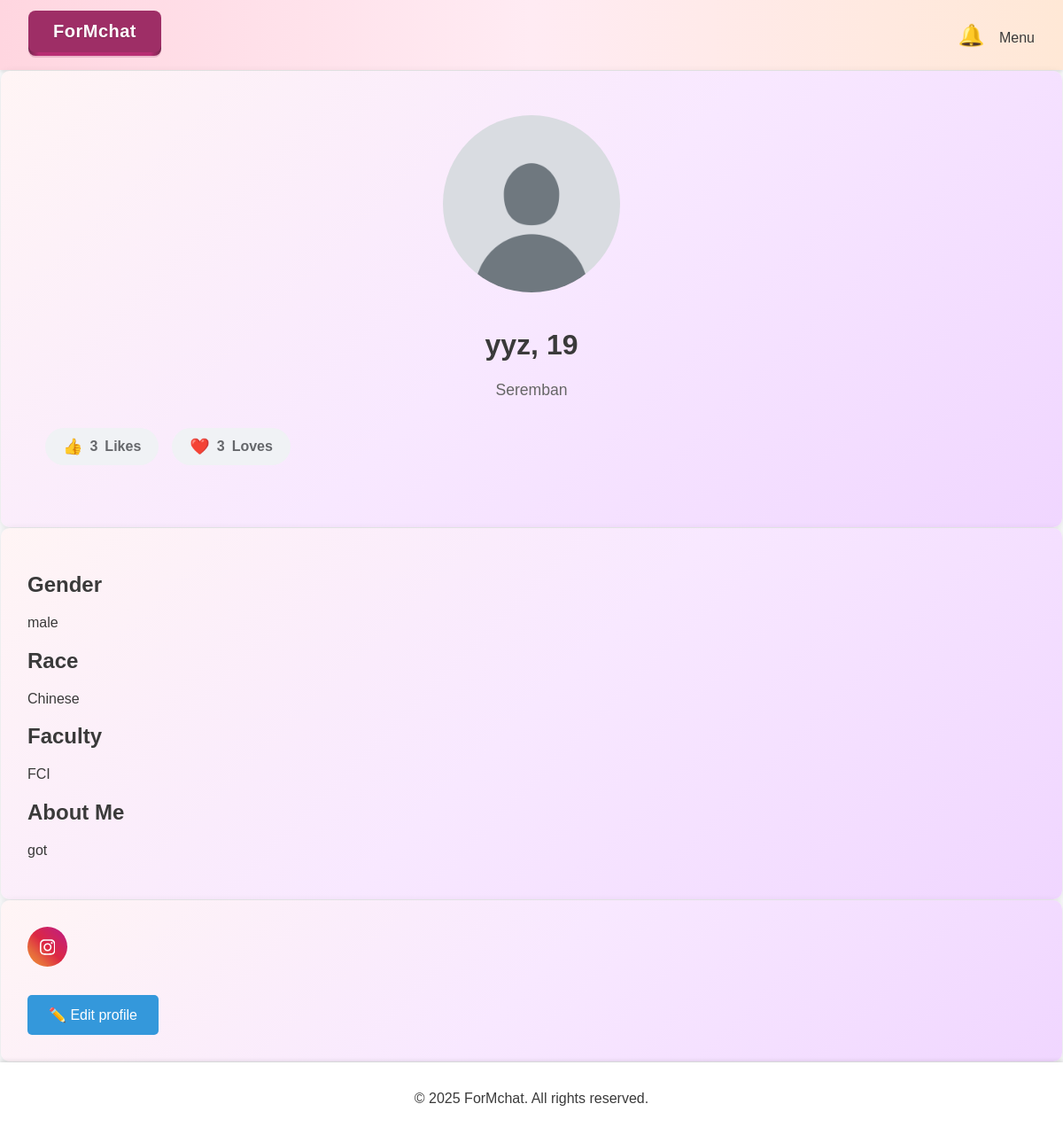
The app's page /profile/1 with its own data.
### app.py (models this page shows)
class User(db.Model):
    __tablename__ = 'user'
    id = db.Column(db.Integer, primary_key=True)
    username = db.Column(db.String(100), nullable=False)
    email = db.Column(db.String(120), unique=True, nullable=False)
    password = db.Column(db.String(200), nullable=False)
    is_verified = db.Column(db.Boolean, default=False)
    verification_status = db.Column(db.String(100), default="Pending Approval")
    age = db.Column(db.Integer)
    race = db.Column(db.String(50))
    faculty = db.Column(db.String(50))
    sex = db.Column(db.String(10))
    bio = db.Column(db.Text)
    location = db.Column(db.String(100))
    avatar = db.Column(db.String(200), default=app.config['DEFAULT_AVATAR_PATH'])
    likes_received = db.relationship("Like", foreign_keys="Like.target_user_id", backref="target_user")
    loves_received = db.relationship("Love", foreign_keys="Love.target_user_id", backref="target_user")
    sent_messages = db.relationship('Message', foreign_keys='Message.sender_id', backref='sender')
    received_messages = db.relationship('Message', foreign_keys='Message.receiver_id', backref='receiver')
    last_login = db.Column(db.DateTime, default=datetime.utcnow)
    login_count = db.Column(db.Integer, default=0)

### app.py (the view)
@app.route('/profile/<int:user_id>', endpoint='profile-page')
def profile(user_id):
    try:
        user = User.query.get_or_404(user_id)
        like_count = Like.query.filter_by(target_user_id=user_id).count()
        love_count = Love.query.filter_by(target_user_id=user_id).count()
        return render_template(
            'profile.html',
            user=user,
            like_count=like_count,
            love_count=love_count
        )
    except Exception as e:
        app.logger.error(f"Profile Error: {str(e)}")
        flash("Error loading profile", "error")
        return redirect(url_for('mainpage'))

### app.py (called while the page is built)
@app.before_request
def before_request():
    if 'session_id' not in session:
        session['session_id'] = secrets.token_hex(16)

def generate_csrf_token():
    if 'csrf_token' not in session:
        session['csrf_token'] = secrets.token_hex(16)
    return session['csrf_token']

@app.context_processor
def inject_user_and_notifications():
    user = None
    unread_count = 0
    if 'user_id' in session:
        user_id = session['user_id']
        user = User.query.get(user_id)
        unread_count = Notification.query.filter_by(user_id=user_id, is_read=False).count()
    return dict(user=user, unread_count=unread_count)

### frontend/templates/profile.html (shortened to what this page needs)
{% extends "base.html" %}
{% block content %}
<div class="profile-container">
    <div class="profile-header">
    <img src="{{ url_for('static', filename='uploads/user_avatars/' + user.avatar) if user.avatar and 'user_avatars/' in user.avatar else url_for('static', filename='images/default_avatar.jpg') }}"
         class="avatar"
         onerror="this.onerror=null; this.src='{{ url_for('static', filename='images/default_avatar.jpg') }}'">
        <h1>{{ user.username }}, {{ user.age }}</h1>
        <p class="location">{{ user.location }}</p>
</div>
    <div class="interaction-buttons">
        <div class="interaction-btn like-stat">
            <span class="icon">👍</span>
            <span class="count">{{ like_count }}</span>
            <span class="label">Likes</span>
        </div>
        <div class="interaction-btn love-stat">
            <span class="icon">❤️</span>
            <span class="count">{{ love_count }}</span>
            <span class="label">Loves</span>
        </div>
    </div>
</div>
<div class="inf-container">
    {% if user.sex %}
    <section class="sex">
        <h2>Gender</h2>
        <p>{{ user.sex }}</p>
    </section>
    {% endif %}
    {% if user.race %}
    <section class="race">
        <h2>Race</h2>
        <p>{{ user.race }}</p>
    </section>
    {% endif %}
    {% if user.faculty %}
    <section class="faculty">
        <h2>Faculty</h2>
        <p>{{ user.faculty }}</p>
    </section>
    {% endif %}
    {% if user.bio %}
    <section class="bio-section">
        <h2>About Me</h2>
        <p>{{ user.bio }}</p>
    </section>
    {% endif %}
</div>
<div class= "contact-container">
    <a href="https://www.instagram.com/" target="_blank" rel="noopener noreferrer" style="text-decoration: none;">
        <button class="Btn">
        </button>
    </a>
    <a href="/edit-profile/{{ user.id }}" class="edit-button">✏️ Edit profile</a>
</div>
{% endblock %}

### frontend/static/css/style.css (style rules this page uses)
body { font-family: 'Arial', sans-serif; margin: 0; padding: 0; background-color: #FFD3B6; color: #3A3A3A; display: flex; flex-direction: column; min-height: 100vh; }
button { position: relative; border: none; background: transparent; padding: 0; outline: none; cursor: pointer; font-family: sans-serif; }
.profile-container { max-width: 100%; margin: 1px; padding: 50px; background: linear-gradient( 135deg, #fff5f5 0%, #f8e8ff 50%, #f0d6ff 100% ); border-radius: 10px; box-shadow: 0 2px 10px rgba(0,0,0,0.1); }
.inf-container { max-width: 100%; margin: 1px; padding: 30px; background: linear-gradient( 135deg, #fff5f5 0%, #f8e8ff 50%, #f0d6ff 100% ); border-radius: 10px; box-shadow: 0 2px 10px rgba(0,0,0,0.1); }
.profile-header { text-align: center ; margin-bottom: 2rem; }
.avatar { width: 200px; height: 200px; border-radius: 50%; object-fit: cover; margin-bottom: 1rem; }
.location { color: #666; font-size: 1.1rem; }
.interaction-buttons { display: flex; gap: 15px; margin: 20px 0; }
.interaction-btn { display: flex; align-items: center; gap: 8px; padding: 10px 20px; border-radius: 50px; border: none; font-size: 16px; font-weight: 600; cursor: pointer; transition: all 0.3s ease; background: #f0f2f5; color: #65676b; }
.icon { font-size: 18px; }
.count { font-weight: 700; }
.edit-button { display: inline-block; margin-top: 2rem; padding: 0.8rem 1.5rem; background-color: #3498db; color: white; text-decoration: none; border-radius: 5px; transition: background-color 0.3s; }
.Btn { border: none; border-radius: 50%; width: 45px; height: 45px; display: flex; align-items: center; justify-content: center; transition-duration: .4s; cursor: pointer; position: relative; background: #f09433; background: -moz-linear-gradient(45deg, #f09433 0%, #e6683c 25%, #dc2743 50%, #cc2366 75%, #bc1888 100%); background: -webkit-linear-gradient(45deg, #f09433 0%,#e6683c 25%,#dc2743 50%,#cc2366 75%,#bc1888 100%); background: linear-gradient(45deg, #f09433 0%,#e6683c 25%,#dc2743 50%,#cc2366 75%,#bc1888 100%); filter: progid:DXImageTransform.Microsoft.gradient( startColorstr='#f09433', endColorstr='#bc1888',GradientType=1 ); overflow: hidden; }
.svgIcon { transition-duration: .3s; }
.contact-container { max-width: 100%; margin: 1px; padding: 30px; background: linear-gradient( 135deg, #fff5f5 0%, #f8e8ff 50%, #f0d6ff 100% ); border-radius: 10px; box-shadow: 0 2px 10px rgba(0,0,0,0.1); gap: 0.2em; }
body { background-color: #f8f9fa; }

### records on screen
User: username "yyz", age "19", location "Seremban", sex "male", race "Chinese", faculty "FCI", bio "got"

### other values on screen
{{ like_count }} "3"
{{ love_count }} "3"
